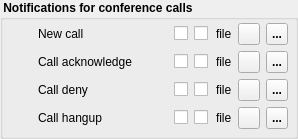
          <widget class="QGroupBox" name="mGrpStyle_4">
           <property name="font">
            <font>
             <weight>75</weight>
             <bold>true</bold>
            </font>
           </property>
           <property name="title">
            <string> Notifications for conference calls </string>
           </property>
           <layout class="QVBoxLayout" name="verticalLayout_18">
            <property name="leftMargin">
             <number>7</number>
            </property>
            <property name="topMargin">
             <number>3</number>
            </property>
            <property name="rightMargin">
             <number>7</number>
            </property>
            <property name="bottomMargin">
             <number>7</number>
            </property>
            <item>
             <layout class="QHBoxLayout" name="horizontalLayout_31">
              <item>
               <widget class="QLabel" name="label_6">
                <property name="minimumSize">
                 <size>
                  <width>22</width>
                  <height>22</height>
                 </size>
                </property>
                <property name="maximumSize">
                 <size>
                  <width>22</width>
                  <height>22</height>
                 </size>
                </property>
                <property name="text">
                 <string/>
                </property>
                <property name="pixmap">
                 <pixmap resource="../../resources/Icons.qrc">:/images/Info.png</pixmap>
                </property>
                <property name="scaledContents">
                 <bool>true</bool>
                </property>
               </widget>
              </item>
              <item>
               <widget class="QLabel" name="label_8">
                <property name="minimumSize">
                 <size>
                  <width>130</width>
                  <height>0</height>
                 </size>
                </property>
                <property name="maximumSize">
                 <size>
                  <width>130</width>
                  <height>16777215</height>
                 </size>
                </property>
                <property name="font">
                 <font>
                  <family>MS Shell Dlg 2</family>
                  <weight>50</weight>
                  <bold>false</bold>
                 </font>
                </property>
                <property name="text">
                 <string>New call</string>
                </property>
                <property name="alignment">
                 <set>Qt::AlignLeading|Qt::AlignLeft|Qt::AlignVCenter</set>
                </property>
               </widget>
              </item>
              <item>
               <widget class="QCheckBox" name="mCbNotifySystrayCall">
                <property name="font">
                 <font>
                  <pointsize>9</pointsize>
                  <weight>50</weight>
                  <bold>false</bold>
                 </font>
                </property>
                <property name="toolTip">
                 <string>show message in systray</string>
                </property>
                <property name="text">
                 <string/>
                </property>
                <property name="icon">
                 <iconset resource="../../resources/Icons.qrc">
                  <normaloff>:/images/Message.png</normaloff>:/images/Message.png</iconset>
                </property>
               </widget>
              </item>
              <item>
               <widget class="QCheckBox" name="mCbNotifySoundCall">
                <property name="font">
                 <font>
                  <pointsize>9</pointsize>
                  <weight>50</weight>
                  <bold>false</bold>
                 </font>
                </property>
                <property name="toolTip">
                 <string>play sound</string>
                </property>
                <property name="text">
                 <string/>
                </property>
                <property name="icon">
                 <iconset resource="../../resources/Icons.qrc">
                  <normaloff>:/images/SpeakerLoud.png</normaloff>:/images/SpeakerLoud.png</iconset>
                </property>
               </widget>
              </item>
              <item>
               <spacer name="horizontalSpacer_32">
                <property name="orientation">
                 <enum>Qt::Horizontal</enum>
                </property>
                <property name="sizeType">
                 <enum>QSizePolicy::MinimumExpanding</enum>
                </property>
                <property name="sizeHint" stdset="0">
                 <size>
                  <width>2</width>
                  <height>20</height>
                 </size>
                </property>
               </spacer>
              </item>
              <item>
               <widget class="QLabel" name="mLbNotifySoundCallFile">
                <property name="font">
                 <font>
                  <family>MS Shell Dlg 2</family>
                  <weight>50</weight>
                  <bold>false</bold>
                 </font>
                </property>
                <property name="text">
                 <string>file</string>
                </property>
               </widget>
              </item>
              <item>
               <widget class="QPushButton" name="mPbNotifySoundCallFile">
                <property name="minimumSize">
                 <size>
                  <width>22</width>
                  <height>22</height>
                 </size>
                </property>
                <property name="maximumSize">
                 <size>
                  <width>22</width>
                  <height>22</height>
                 </size>
                </property>
                <property name="toolTip">
                 <string>select sound file to play</string>
                </property>
                <property name="text">
                 <string/>
                </property>
                <property name="icon">
                 <iconset resource="../../resources/Icons.qrc">
                  <normaloff>:/images/BoxOpen.png</normaloff>:/images/BoxOpen.png</iconset>
                </property>
                <property name="iconSize">
                 <size>
                  <width>22</width>
                  <height>22</height>
                 </size>
                </property>
               </widget>
              </item>
              <item>
               <widget class="QToolButton" name="mTbPlaySoundCallFile">
                <property name="minimumSize">
                 <size>
                  <width>22</width>
                  <height>22</height>
                 </size>
                </property>
                <property name="maximumSize">
                 <size>
                  <width>22</width>
                  <height>22</height>
                 </size>
                </property>
                <property name="toolTip">
                 <string>play selected sound file</string>
                </property>
                <property name="text">
                 <string>...</string>
                </property>
                <property name="icon">
                 <iconset resource="../../resources/Icons.qrc">
                  <normaloff>:/images/Audio - Play.png</normaloff>:/images/Audio - Play.png</iconset>
                </property>
                <property name="iconSize">
                 <size>
                  <width>22</width>
                  <height>22</height>
                 </size>
                </property>
               </widget>
              </item>
             </layout>
            </item>
            <item>
             <layout class="QHBoxLayout" name="horizontalLayout_34">
              <item>
               <widget class="QLabel" name="label_7">
                <property name="minimumSize">
                 <size>
                  <width>22</width>
                  <height>22</height>
                 </size>
                </property>
                <property name="maximumSize">
                 <size>
                  <width>22</width>
                  <height>22</height>
                 </size>
                </property>
                <property name="text">
                 <string/>
                </property>
                <property name="pixmap">
                 <pixmap resource="../../resources/Icons.qrc">:/images/Info.png</pixmap>
                </property>
                <property name="scaledContents">
                 <bool>true</bool>
                </property>
               </widget>
              </item>
              <item>
               <widget class="QLabel" name="label_13">
                <property name="minimumSize">
                 <size>
                  <width>130</width>
                  <height>0</height>
                 </size>
                </property>
                <property name="maximumSize">
                 <size>
                  <width>130</width>
                  <height>16777215</height>
                 </size>
                </property>
                <property name="font">
                 <font>
                  <family>MS Shell Dlg 2</family>
                  <weight>50</weight>
                  <bold>false</bold>
                 </font>
                </property>
                <property name="text">
                 <string>Call acknowledge</string>
                </property>
                <property name="alignment">
                 <set>Qt::AlignLeading|Qt::AlignLeft|Qt::AlignVCenter</set>
                </property>
               </widget>
              </item>
              <item>
               <widget class="QCheckBox" name="mCbNotifySystrayCallAcknowledge">
                <property name="font">
                 <font>
                  <pointsize>9</pointsize>
                  <weight>50</weight>
                  <bold>false</bold>
                 </font>
                </property>
                <property name="toolTip">
                 <string>show message in systray</string>
                </property>
                <property name="text">
                 <string/>
                </property>
                <property name="icon">
                 <iconset resource="../../resources/Icons.qrc">
                  <normaloff>:/images/Message.png</normaloff>:/images/Message.png</iconset>
                </property>
               </widget>
              </item>
              <item>
               <widget class="QCheckBox" name="mCbNotifySoundCallAcknowledge">
                <property name="font">
                 <font>
                  <pointsize>9</pointsize>
                  <weight>50</weight>
                  <bold>false</bold>
                 </font>
                </property>
                <property name="toolTip">
                 <string>play sound</string>
                </property>
                <property name="text">
                 <string/>
                </property>
                <property name="icon">
                 <iconset resource="../../resources/Icons.qrc">
                  <normaloff>:/images/SpeakerLoud.png</normaloff>:/images/SpeakerLoud.png</iconset>
                </property>
               </widget>
              </item>
              <item>
               <spacer name="horizontalSpacer_38">
                <property name="orientation">
                 <enum>Qt::Horizontal</enum>
                </property>
                <property name="sizeType">
                 <enum>QSizePolicy::MinimumExpanding</enum>
                </property>
                <property name="sizeHint" stdset="0">
                 <size>
                  <width>2</width>
                  <height>20</height>
                 </size>
                </property>
               </spacer>
              </item>
              <item>
               <widget class="QLabel" name="mLbNotifySoundCallAcknowledgeFile">
                <property name="font">
                 <font>
                  <family>MS Shell Dlg 2</family>
                  <weight>50</weight>
                  <bold>false</bold>
                 </font>
                </property>
                <property name="text">
                 <string>file</string>
                </property>
               </widget>
              </item>
              <item>
               <widget class="QPushButton" name="mPbNotifySoundCallAcknowledgeFile">
                <property name="minimumSize">
                 <size>
                  <width>22</width>
                  <height>22</height>
                 </size>
                </property>
                <property name="maximumSize">
                 <size>
                  <width>22</width>
                  <height>22</height>
                 </size>
                </property>
                <property name="toolTip">
                 <string>select sound file to play</string>
                </property>
                <property name="text">
                 <string/>
                </property>
                <property name="icon">
                 <iconset resource="../../resources/Icons.qrc">
                  <normaloff>:/images/BoxOpen.png</normaloff>:/images/BoxOpen.png</iconset>
                </property>
                <property name="iconSize">
                 <size>
                  <width>22</width>
                  <height>22</height>
                 </size>
                </property>
               </widget>
              </item>
              <item>
               <widget class="QToolButton" name="mTbPlaySoundCallAcknowledgeFile">
                <property name="minimumSize">
                 <size>
                  <width>22</width>
                  <height>22</height>
                 </size>
                </property>
                <property name="maximumSize">
                 <size>
                  <width>22</width>
                  <height>22</height>
                 </size>
                </property>
                <property name="toolTip">
                 <string>play selected sound file</string>
                </property>
                <property name="text">
                 <string>...</string>
                </property>
                <property name="icon">
                 <iconset resource="../../resources/Icons.qrc">
                  <normaloff>:/images/Audio - Play.png</normaloff>:/images/Audio - Play.png</iconset>
                </property>
                <property name="iconSize">
                 <size>
                  <width>22</width>
                  <height>22</height>
                 </size>
                </property>
               </widget>
              </item>
             </layout>
            </item>
            <item>
             <layout class="QHBoxLayout" name="horizontalLayout_32">
              <item>
               <widget class="QLabel" name="label_10">
                <property name="minimumSize">
                 <size>
                  <width>22</width>
                  <height>22</height>
                 </size>
                </property>
                <property name="maximumSize">
                 <size>
                  <width>22</width>
                  <height>22</height>
                 </size>
                </property>
                <property name="text">
                 <string/>
                </property>
                <property name="pixmap">
                 <pixmap resource="../../resources/Icons.qrc">:/images/Info.png</pixmap>
                </property>
                <property name="scaledContents">
                 <bool>true</bool>
                </property>
               </widget>
              </item>
              <item>
               <widget class="QLabel" name="label_9">
                <property name="minimumSize">
                 <size>
                  <width>130</width>
                  <height>0</height>
                 </size>
                </property>
                <property name="maximumSize">
                 <size>
                  <width>130</width>
                  <height>16777215</height>
                 </size>
                </property>
                <property name="font">
                 <font>
                  <family>MS Shell Dlg 2</family>
                  <weight>50</weight>
                  <bold>false</bold>
                 </font>
                </property>
                <property name="text">
                 <string>Call deny</string>
                </property>
                <property name="alignment">
                 <set>Qt::AlignLeading|Qt::AlignLeft|Qt::AlignVCenter</set>
                </property>
               </widget>
              </item>
              <item>
               <widget class="QCheckBox" name="mCbNotifySystrayCallDeny">
                <property name="font">
                 <font>
                  <pointsize>9</pointsize>
                  <weight>50</weight>
                  <bold>false</bold>
                 </font>
                </property>
                <property name="toolTip">
                 <string>show message in systray</string>
                </property>
                <property name="text">
                 <string/>
                </property>
                <property name="icon">
                 <iconset resource="../../resources/Icons.qrc">
                  <normaloff>:/images/Message.png</normaloff>:/images/Message.png</iconset>
                </property>
               </widget>
              </item>
              <item>
               <widget class="QCheckBox" name="mCbNotifySoundCallDeny">
                <property name="font">
                 <font>
                  <pointsize>9</pointsize>
                  <weight>50</weight>
                  <bold>false</bold>
                 </font>
                </property>
                <property name="toolTip">
                 <string>play sound</string>
                </property>
                <property name="text">
                 <string/>
                </property>
                <property name="icon">
                 <iconset resource="../../resources/Icons.qrc">
                  <normaloff>:/images/SpeakerLoud.png</normaloff>:/images/SpeakerLoud.png</iconset>
                </property>
               </widget>
              </item>
              <item>
               <spacer name="horizontalSpacer_33">
                <property name="orientation">
                 <enum>Qt::Horizontal</enum>
                </property>
                <property name="sizeType">
                 <enum>QSizePolicy::MinimumExpanding</enum>
                </property>
                <property name="sizeHint" stdset="0">
                 <size>
                  <width>2</width>
                  <height>20</height>
                 </size>
                </property>
               </spacer>
              </item>
              <item>
               <widget class="QLabel" name="mLbNotifySoundCallDenyFile">
                <property name="font">
                 <font>
                  <family>MS Shell Dlg 2</family>
                  <weight>50</weight>
                  <bold>false</bold>
                 </font>
                </property>
                <property name="text">
                 <string>file</string>
                </property>
               </widget>
              </item>
              <item>
               <widget class="QPushButton" name="mPbNotifySoundCallDenyFile">
                <property name="minimumSize">
                 <size>
                  <width>22</width>
                  <height>22</height>
                 </size>
                </property>
                <property name="maximumSize">
                 <size>
                  <width>22</width>
                  <height>22</height>
                 </size>
                </property>
                <property name="toolTip">
                 <string>select sound file to play</string>
                </property>
                <property name="text">
                 <string/>
                </property>
                <property name="icon">
                 <iconset resource="../../resources/Icons.qrc">
                  <normaloff>:/images/BoxOpen.png</normaloff>:/images/BoxOpen.png</iconset>
                </property>
                <property name="iconSize">
                 <size>
                  <width>22</width>
                  <height>22</height>
                 </size>
                </property>
               </widget>
              </item>
              <item>
               <widget class="QToolButton" name="mTbPlaySoundCallDenyFile">
                <property name="minimumSize">
                 <size>
                  <width>22</width>
                  <height>22</height>
                 </size>
                </property>
                <property name="maximumSize">
                 <size>
                  <width>22</width>
                  <height>22</height>
                 </size>
                </property>
                <property name="toolTip">
                 <string>play selected sound file</string>
                </property>
                <property name="text">
                 <string>...</string>
                </property>
                <property name="icon">
                 <iconset resource="../../resources/Icons.qrc">
                  <normaloff>:/images/Audio - Play.png</normaloff>:/images/Audio - Play.png</iconset>
                </property>
                <property name="iconSize">
                 <size>
                  <width>22</width>
                  <height>22</height>
                 </size>
                </property>
               </widget>
              </item>
             </layout>
            </item>
            <item>
             <layout class="QHBoxLayout" name="horizontalLayout_33">
              <item>
               <widget class="QLabel" name="label_12">
                <property name="minimumSize">
                 <size>
                  <width>22</width>
                  <height>22</height>
                 </size>
                </property>
                <property name="maximumSize">
                 <size>
                  <width>22</width>
                  <height>22</height>
                 </size>
                </property>
                <property name="text">
                 <string/>
                </property>
                <property name="pixmap">
                 <pixmap resource="../../resources/Icons.qrc">:/images/Info.png</pixmap>
                </property>
                <property name="scaledContents">
                 <bool>true</bool>
                </property>
               </widget>
              </item>
              <item>
               <widget class="QLabel" name="label_11">
                <property name="minimumSize">
                 <size>
                  <width>130</width>
                  <height>0</height>
                 </size>
                </property>
                <property name="maximumSize">
                 <size>
                  <width>130</width>
                  <height>16777215</height>
                 </size>
                </property>
                <property name="font">
                 <font>
                  <family>MS Shell Dlg 2</family>
                  <weight>50</weight>
                  <bold>false</bold>
                 </font>
                </property>
                <property name="text">
                 <string>Call hangup</string>
                </property>
                <property name="alignment">
                 <set>Qt::AlignLeading|Qt::AlignLeft|Qt::AlignVCenter</set>
                </property>
               </widget>
              </item>
              <item>
               <widget class="QCheckBox" name="mCbNotifySystrayCallHangup">
                <property name="font">
                 <font>
                  <pointsize>9</pointsize>
                  <weight>50</weight>
                  <bold>false</bold>
                 </font>
                </property>
                <property name="toolTip">
                 <string>show message in systray</string>
                </property>
                <property name="text">
                 <string/>
                </property>
                <property name="icon">
                 <iconset resource="../../resources/Icons.qrc">
                  <normaloff>:/images/Message.png</normaloff>:/images/Message.png</iconset>
                </property>
               </widget>
              </item>
              <item>
               <widget class="QCheckBox" name="mCbNotifySoundCallHangup">
                <property name="font">
                 <font>
                  <pointsize>9</pointsize>
                  <weight>50</weight>
                  <bold>false</bold>
                 </font>
                </property>
                <property name="toolTip">
                 <string>play sound</string>
                </property>
                <property name="text">
                 <string/>
                </property>
                <property name="icon">
                 <iconset resource="../../resources/Icons.qrc">
                  <normaloff>:/images/SpeakerLoud.png</normaloff>:/images/SpeakerLoud.png</iconset>
                </property>
               </widget>
              </item>
              <item>
               <spacer name="horizontalSpacer_34">
                <property name="orientation">
                 <enum>Qt::Horizontal</enum>
                </property>
                <property name="sizeType">
                 <enum>QSizePolicy::MinimumExpanding</enum>
                </property>
                <property name="sizeHint" stdset="0">
                 <size>
                  <width>2</width>
                  <height>20</height>
                 </size>
                </property>
               </spacer>
              </item>
              <item>
               <widget class="QLabel" name="mLbNotifySoundCallHangupFile">
                <property name="font">
                 <font>
                  <family>MS Shell Dlg 2</family>
                  <weight>50</weight>
                  <bold>false</bold>
                 </font>
                </property>
                <property name="text">
                 <string>file</string>
                </property>
               </widget>
              </item>
              <item>
               <widget class="QPushButton" name="mPbNotifySoundCallHangupFile">
                <property name="minimumSize">
                 <size>
                  <width>22</width>
                  <height>22</height>
                 </size>
                </property>
                <property name="maximumSize">
                 <size>
                  <width>22</width>
                  <height>22</height>
                 </size>
                </property>
                <property name="toolTip">
                 <string>select sound file to play</string>
                </property>
                <property name="text">
                 <string/>
                </property>
                <property name="icon">
                 <iconset resource="../../resources/Icons.qrc">
                  <normaloff>:/images/BoxOpen.png</normaloff>:/images/BoxOpen.png</iconset>
                </property>
                <property name="iconSize">
                 <size>
                  <width>22</width>
                  <height>22</height>
                 </size>
                </property>
               </widget>
              </item>
              <item>
               <widget class="QToolButton" name="mTbPlaySoundCallHangupFile">
                <property name="minimumSize">
                 <size>
                  <width>22</width>
                  <height>22</height>
                 </size>
                </property>
                <property name="maximumSize">
                 <size>
                  <width>22</width>
                  <height>22</height>
                 </size>
                </property>
                <property name="toolTip">
                 <string>play selected sound file</string>
                </property>
                <property name="text">
                 <string>...</string>
                </property>
                <property name="icon">
                 <iconset resource="../../resources/Icons.qrc">
                  <normaloff>:/images/Audio - Play.png</normaloff>:/images/Audio - Play.png</iconset>
                </property>
                <property name="iconSize">
                 <size>
                  <width>22</width>
                  <height>22</height>
                 </size>
                </property>
               </widget>
              </item>
             </layout>
            </item>
           </layout>
          </widget>
